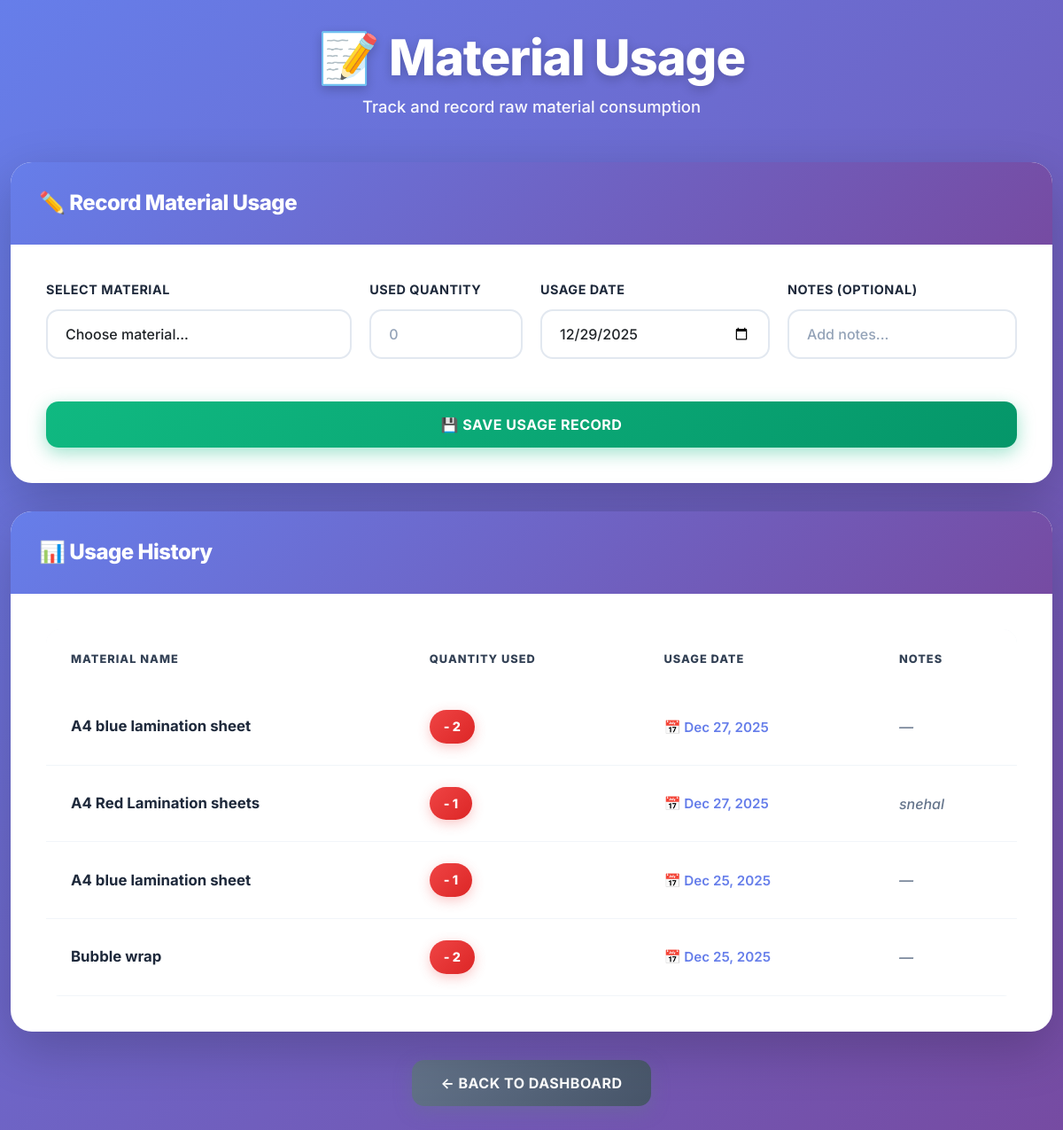
The app's page /raw_material_usage.php (signed in) with its own data.
### tables this page shows
CREATE TABLE `raw_material_usage` (
  `Usage_ID` int(11) NOT NULL,
  `Material_ID` int(11) NOT NULL,
  `Used_Quantity` int(11) NOT NULL,
  `Usage_Date` date NOT NULL,
  `Notes` varchar(255) DEFAULT NULL,
  `Created_At` timestamp NOT NULL DEFAULT current_timestamp()
);

CREATE TABLE `raw_materials` (
  `Material_ID` int(11) NOT NULL,
  `Material_Name` varchar(100) NOT NULL,
  `Quantity` int(11) NOT NULL DEFAULT 0,
  `Minimum_Required` int(11) NOT NULL DEFAULT 1,
  `Unit` varchar(50) DEFAULT 'units',
  `Min_Required` int(11) NOT NULL DEFAULT 0,
  `Created_At` timestamp NOT NULL DEFAULT current_timestamp(),
  `Min_Level` int(11) NOT NULL DEFAULT 10
);

### raw_material_usage.php (the view, shortened to what this page needs)
<?php
include 'db_connect.php';
$history = $conn->query("
    SELECT u.*, r.Material_Name
    FROM RAW_MATERIAL_USAGE u
    JOIN RAW_MATERIALS r ON u.Material_ID = r.Material_ID
    ORDER BY u.Usage_Date DESC
    LIMIT 50
");
?>
<!DOCTYPE html>
<html>
<head>
<link href="https://cdn.jsdelivr.net/npm/bootstrap@5.3.3/dist/css/bootstrap.min.css" rel="stylesheet">
</head>
<body>
<div class="container">
<div class="page-header">
    <h1>📝 Material Usage</h1>
    <p>Track and record raw material consumption</p>
</div>
<div class="card">
    <div class="card-header">
        <h4>✏️ Record Material Usage</h4>
    </div>
    <div class="card-body">
        <form method="POST">
            <div class="form-row">
                <div class="form-group">
                    <label class="form-label">Select Material</label>
                    <select name="material_id" class="form-select" required>
                        <option value="">Choose material...</option>
                    </select>
                </div>
                <div class="form-group">
                    <label class="form-label">Used Quantity</label>
                    <input type="number" name="quantity" class="form-control" placeholder="0" min="1" required>
                </div>
                <div class="form-group">
                    <label class="form-label">Usage Date</label>
                    <input type="date" name="date" class="form-control" value="<?= date('Y-m-d') ?>" required>
                </div>
                <div class="form-group">
                    <label class="form-label">Notes (Optional)</label>
                    <input type="text" name="notes" class="form-control" placeholder="Add notes...">
                </div>
            </div>
            <button name="use_material" class="btn btn-success w-100">💾 Save Usage Record</button>
        </form>
    </div>
</div>
<div class="card">
    <div class="card-header">
        <h4>📊 Usage History</h4>
    </div>
    <div class="card-body">
        <div class="table-container">
            <table class="table">
                <thead>
                    <tr>
                        <th>Material Name</th>
                        <th>Quantity Used</th>
                        <th>Usage Date</th>
                        <th>Notes</th>
                    </tr>
                </thead>
                <tbody>
                    <?php if($history->num_rows > 0): ?>
                        <?php while($row = $history->fetch_assoc()): ?>
                        <tr>
                            <td><span class="material-name"><?= htmlspecialchars($row['Material_Name']) ?></span></td>
                            <td><span class="quantity-badge">- <?= $row['Used_Quantity'] ?></span></td>
                            <td><span class="date-badge">📅 <?= date('M d, Y', strtotime($row['Usage_Date'])) ?></span></td>
                            <td><span class="notes-text"><?= $row['Notes'] ? htmlspecialchars($row['Notes']) : '—' ?></span></td>
                        </tr>
                        <?php endwhile; ?>
                    <?php endif; ?>
                </tbody>
            </table>
        </div>
    </div>
</div>
<div class="back-button-container">
    <a href="index.php" class="btn btn-secondary">← Back to Dashboard</a>
</div>
</div>
</body>
</html>

### raw_material_usage.php (style rules this page uses)
* { margin:0; padding:0; box-sizing:border-box }
body { font-family:'Inter',system-ui,-apple-system,sans-serif; background:linear-gradient(135deg, #667eea 0%, #764ba2 100%); min-height:100vh; padding:2rem 0; }
.container { max-width:1200px }
.page-header { text-align:center; margin-bottom:3rem; animation:fadeInDown 0.6s ease; }
.page-header h1 { font-size:3.5rem; font-weight:800; color:#fff; margin-bottom:0.5rem; text-shadow:0 4px 12px rgba(0,0,0,0.2); letter-spacing:-1px; }
.page-header p { font-size:1.15rem; color:rgba(255,255,255,0.95); font-weight:500; }
.card { background:#fff; border:none; border-radius:24px; box-shadow:0 20px 60px rgba(0,0,0,0.2); margin-bottom:2rem; overflow:hidden; animation:fadeInUp 0.6s ease; transition:transform 0.3s ease, box-shadow 0.3s ease; }
.card-header { background:linear-gradient(135deg, #667eea 0%, #764ba2 100%); padding:2rem; border:none; }
.card-header h4 { font-size:1.5rem; font-weight:800; color:#fff; margin:0; display:flex; align-items:center; gap:0.75rem; letter-spacing:-0.5px; }
.card-body { padding:2.5rem; }
.form-group { margin-bottom:1.5rem; }
.form-label { font-weight:700; color:#1e293b; margin-bottom:0.75rem; font-size:0.9rem; text-transform:uppercase; letter-spacing:0.5px; display:block; }
.form-control, .form-select { border:2px solid #e2e8f0; border-radius:14px; padding:0.875rem 1.25rem; font-size:1rem; transition:all 0.3s ease; font-weight:500; width:100%; background:#fff; }
.form-control::placeholder { color:#94a3b8; }
.form-row { display:grid; grid-template-columns:2fr 1fr 1.5fr 1.5fr; gap:1.25rem; margin-bottom:1.5rem; }
.btn { border:none; border-radius:14px; padding:0.875rem 2rem; font-weight:700; font-size:1rem; cursor:pointer; transition:all 0.3s ease; text-transform:uppercase; letter-spacing:0.5px; }
.btn-success { background:linear-gradient(135deg, #10b981 0%, #059669 100%); color:#fff; box-shadow:0 6px 20px rgba(16,185,129,0.4); }
.btn-secondary { background:linear-gradient(135deg, #64748b 0%, #475569 100%); color:#fff; box-shadow:0 6px 20px rgba(100,116,139,0.4); }
.table-container { overflow-x:auto; border-radius:16px; }
.table { margin:0; width:100%; }
.table thead { background:linear-gradient(135deg, #f8fafc 0%, #f1f5f9 100%); }
.table thead th { padding:1.5rem 1.75rem; font-weight:800; color:#334155; text-transform:uppercase; font-size:0.8rem; letter-spacing:1px; border:none; }
.table tbody tr { border-bottom:1px solid #f1f5f9; transition:all 0.2s ease; }
.table tbody td { padding:1.5rem 1.75rem; vertical-align:middle; color:#475569; font-weight:500; border:none; }
.material-name { font-weight:700; color:#1e293b; font-size:1.05rem; }
.quantity-badge { display:inline-flex; align-items:center; gap:0.5rem; padding:0.5rem 1rem; border-radius:50px; font-weight:800; font-size:0.9rem; background:linear-gradient(135deg, #ef4444 0%, #dc2626 100%); color:#fff; box-shadow:0 4px 14px rgba(239,68,68,0.3); }
.date-badge { display:inline-flex; align-items:center; gap:0.5rem; font-weight:600; color:#667eea; font-size:0.95rem; }
.notes-text { color:#64748b; font-style:italic; }
.back-button-container { text-align:center; margin-top:2rem; animation:fadeInUp 0.6s ease 0.3s backwards; }

### records on screen
raw_material_usage: Material_ID.Material_Name "A4 blue lamination sheet", Used_Quantity "2", Usage_Date "Dec 27, 2025"
raw_material_usage: Material_ID.Material_Name "A4 Red Lamination sheets", Used_Quantity "1", Usage_Date "Dec 27, 2025", Notes "snehal"
raw_material_usage: Material_ID.Material_Name "A4 blue lamination sheet", Used_Quantity "1", Usage_Date "Dec 25, 2025"
raw_material_usage: Material_ID.Material_Name "Bubble wrap", Used_Quantity "2", Usage_Date "Dec 25, 2025"
